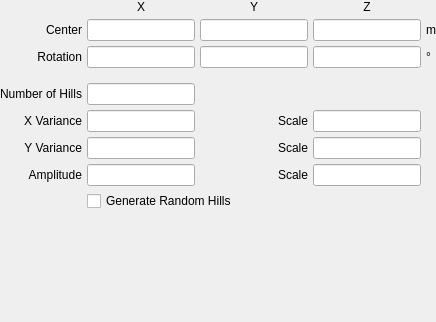
         <widget class="QWidget" name="random_hills">
          <layout class="QGridLayout" name="gridLayout_43">
           <property name="leftMargin">
            <number>0</number>
           </property>
           <property name="topMargin">
            <number>0</number>
           </property>
           <property name="rightMargin">
            <number>0</number>
           </property>
           <property name="bottomMargin">
            <number>0</number>
           </property>
           <property name="spacing">
            <number>5</number>
           </property>
           <item row="5" column="3">
            <widget class="LineEdit" name="lineedit_random_hills_scalex"/>
           </item>
           <item row="8" column="1" colspan="3">
            <widget class="QCheckBox" name="checkbox_random_hills_allowrandom">
             <property name="text">
              <string>Generate Random Hills</string>
             </property>
            </widget>
           </item>
           <item row="9" column="1">
            <spacer name="verticalSpacer_36">
             <property name="orientation">
              <enum>Qt::Vertical</enum>
             </property>
             <property name="sizeHint" stdset="0">
              <size>
               <width>20</width>
               <height>111</height>
              </size>
             </property>
            </spacer>
           </item>
           <item row="2" column="0">
            <widget class="QLabel" name="label_97">
             <property name="text">
              <string>Rotation</string>
             </property>
             <property name="alignment">
              <set>Qt::AlignRight|Qt::AlignTrailing|Qt::AlignVCenter</set>
             </property>
            </widget>
           </item>
           <item row="1" column="2">
            <widget class="LineEdit" name="lineedit_random_hills_translationy"/>
           </item>
           <item row="5" column="2">
            <widget class="QLabel" name="label_103">
             <property name="text">
              <string>Scale</string>
             </property>
             <property name="alignment">
              <set>Qt::AlignRight|Qt::AlignTrailing|Qt::AlignVCenter</set>
             </property>
            </widget>
           </item>
           <item row="1" column="1">
            <widget class="LineEdit" name="lineedit_random_hills_translationx"/>
           </item>
           <item row="1" column="3">
            <widget class="LineEdit" name="lineedit_random_hills_translationz"/>
           </item>
           <item row="1" column="0">
            <widget class="QLabel" name="label_98">
             <property name="text">
              <string>Center</string>
             </property>
             <property name="alignment">
              <set>Qt::AlignRight|Qt::AlignTrailing|Qt::AlignVCenter</set>
             </property>
            </widget>
           </item>
           <item row="2" column="1">
            <widget class="LineEdit" name="lineedit_random_hills_rotationx"/>
           </item>
           <item row="2" column="2">
            <widget class="LineEdit" name="lineedit_random_hills_rotationy"/>
           </item>
           <item row="6" column="0">
            <widget class="QLabel" name="label_101">
             <property name="text">
              <string>Y Variance</string>
             </property>
             <property name="alignment">
              <set>Qt::AlignRight|Qt::AlignTrailing|Qt::AlignVCenter</set>
             </property>
            </widget>
           </item>
           <item row="2" column="3">
            <widget class="LineEdit" name="lineedit_random_hills_rotationz"/>
           </item>
           <item row="7" column="2">
            <widget class="QLabel" name="label_105">
             <property name="text">
              <string>Scale</string>
             </property>
             <property name="alignment">
              <set>Qt::AlignRight|Qt::AlignTrailing|Qt::AlignVCenter</set>
             </property>
            </widget>
           </item>
           <item row="7" column="1">
            <widget class="LineEdit" name="lineedit_random_hills_amplitude"/>
           </item>
           <item row="7" column="0">
            <widget class="QLabel" name="label_102">
             <property name="text">
              <string>Amplitude</string>
             </property>
             <property name="alignment">
              <set>Qt::AlignRight|Qt::AlignTrailing|Qt::AlignVCenter</set>
             </property>
            </widget>
           </item>
           <item row="5" column="0">
            <widget class="QLabel" name="label_100">
             <property name="text">
              <string>X Variance</string>
             </property>
             <property name="alignment">
              <set>Qt::AlignRight|Qt::AlignTrailing|Qt::AlignVCenter</set>
             </property>
            </widget>
           </item>
           <item row="6" column="2">
            <widget class="QLabel" name="label_104">
             <property name="text">
              <string>Scale</string>
             </property>
             <property name="alignment">
              <set>Qt::AlignRight|Qt::AlignTrailing|Qt::AlignVCenter</set>
             </property>
            </widget>
           </item>
           <item row="6" column="1">
            <widget class="LineEdit" name="lineedit_random_hills_variancey"/>
           </item>
           <item row="6" column="3">
            <widget class="LineEdit" name="lineedit_random_hills_scaley"/>
           </item>
           <item row="5" column="1">
            <widget class="LineEdit" name="lineedit_random_hills_variancex"/>
           </item>
           <item row="4" column="0">
            <widget class="QLabel" name="label_99">
             <property name="text">
              <string>Number of Hills</string>
             </property>
             <property name="alignment">
              <set>Qt::AlignRight|Qt::AlignTrailing|Qt::AlignVCenter</set>
             </property>
            </widget>
           </item>
           <item row="7" column="3">
            <widget class="LineEdit" name="lineedit_random_hills_scaleamplitude"/>
           </item>
           <item row="4" column="1">
            <widget class="LineEdit" name="lineedit_random_hills_nhills"/>
           </item>
           <item row="3" column="1">
            <spacer name="verticalSpacer_53">
             <property name="orientation">
              <enum>Qt::Vertical</enum>
             </property>
             <property name="sizeType">
              <enum>QSizePolicy::Maximum</enum>
             </property>
             <property name="sizeHint" stdset="0">
              <size>
               <width>20</width>
               <height>10</height>
              </size>
             </property>
            </spacer>
           </item>
           <item row="0" column="1">
            <widget class="QLabel" name="label_282">
             <property name="text">
              <string>X</string>
             </property>
             <property name="alignment">
              <set>Qt::AlignCenter</set>
             </property>
            </widget>
           </item>
           <item row="0" column="2">
            <widget class="QLabel" name="label_283">
             <property name="text">
              <string>Y</string>
             </property>
             <property name="alignment">
              <set>Qt::AlignCenter</set>
             </property>
            </widget>
           </item>
           <item row="0" column="3">
            <widget class="QLabel" name="label_284">
             <property name="text">
              <string>Z</string>
             </property>
             <property name="alignment">
              <set>Qt::AlignCenter</set>
             </property>
            </widget>
           </item>
           <item row="1" column="4">
            <widget class="QLabel" name="label_285">
             <property name="text">
              <string>m</string>
             </property>
            </widget>
           </item>
           <item row="2" column="4">
            <widget class="QLabel" name="label_286">
             <property name="text">
              <string>°</string>
             </property>
            </widget>
           </item>
          </layout>
         </widget>
